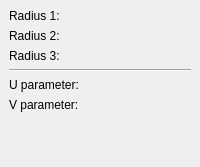
        <widget class="QWidget" name="Page5_ellipsoid">
         <layout class="QGridLayout">
          <property name="leftMargin">
           <number>9</number>
          </property>
          <property name="topMargin">
           <number>9</number>
          </property>
          <property name="rightMargin">
           <number>9</number>
          </property>
          <property name="bottomMargin">
           <number>9</number>
          </property>
          <property name="spacing">
           <number>6</number>
          </property>
          <item row="0" column="0">
           <layout class="QGridLayout">
            <property name="leftMargin">
             <number>0</number>
            </property>
            <property name="topMargin">
             <number>0</number>
            </property>
            <property name="rightMargin">
             <number>0</number>
            </property>
            <property name="bottomMargin">
             <number>0</number>
            </property>
            <property name="spacing">
             <number>6</number>
            </property>
            <item row="0" column="0">
             <widget class="QLabel" name="textLabel21">
              <property name="text">
               <string>Radius 1:</string>
              </property>
             </widget>
            </item>
            <item row="0" column="1">
             <widget class="Gui::QuantitySpinBox" name="ellipsoidRadius1" native="true">
              <property name="keyboardTracking" stdset="0">
               <bool>false</bool>
              </property>
              <property name="unit" stdset="0">
               <string notr="true">mm</string>
              </property>
              <property name="value" stdset="0">
               <double>2.000000000000000</double>
              </property>
             </widget>
            </item>
            <item row="1" column="0">
             <widget class="QLabel" name="textLabel22">
              <property name="text">
               <string>Radius 2:</string>
              </property>
             </widget>
            </item>
            <item row="1" column="1">
             <widget class="Gui::QuantitySpinBox" name="ellipsoidRadius2" native="true">
              <property name="keyboardTracking" stdset="0">
               <bool>false</bool>
              </property>
              <property name="unit" stdset="0">
               <string notr="true">mm</string>
              </property>
              <property name="value" stdset="0">
               <double>4.000000000000000</double>
              </property>
             </widget>
            </item>
            <item row="2" column="0">
             <widget class="QLabel" name="textLabel23">
              <property name="text">
               <string>Radius 3:</string>
              </property>
             </widget>
            </item>
            <item row="2" column="1">
             <widget class="Gui::QuantitySpinBox" name="ellipsoidRadius3" native="true">
              <property name="keyboardTracking" stdset="0">
               <bool>false</bool>
              </property>
              <property name="unit" stdset="0">
               <string notr="true">mm</string>
              </property>
              <property name="value" stdset="0">
               <double>4.000000000000000</double>
              </property>
             </widget>
            </item>
           </layout>
          </item>
          <item row="1" column="0">
           <widget class="Line" name="line_5">
            <property name="frameShape">
             <enum>QFrame::HLine</enum>
            </property>
            <property name="frameShadow">
             <enum>QFrame::Sunken</enum>
            </property>
           </widget>
          </item>
          <item row="2" column="0">
           <layout class="QGridLayout">
            <property name="leftMargin">
             <number>0</number>
            </property>
            <property name="topMargin">
             <number>0</number>
            </property>
            <property name="rightMargin">
             <number>0</number>
            </property>
            <property name="bottomMargin">
             <number>0</number>
            </property>
            <property name="spacing">
             <number>6</number>
            </property>
            <item row="0" column="0">
             <widget class="QLabel" name="label23">
              <property name="text">
               <string>U parameter:</string>
              </property>
             </widget>
            </item>
            <item row="0" column="1">
             <widget class="Gui::QuantitySpinBox" name="ellipsoidAngle3" native="true">
              <property name="keyboardTracking" stdset="0">
               <bool>false</bool>
              </property>
              <property name="unit" stdset="0">
               <string notr="true">deg</string>
              </property>
              <property name="value" stdset="0">
               <double>360.000000000000000</double>
              </property>
             </widget>
            </item>
            <item row="1" column="0">
             <widget class="QLabel" name="label24">
              <property name="text">
               <string>V parameter:</string>
              </property>
             </widget>
            </item>
            <item row="1" column="1">
             <widget class="Gui::QuantitySpinBox" name="ellipsoidAngle1" native="true">
              <property name="keyboardTracking" stdset="0">
               <bool>false</bool>
              </property>
              <property name="unit" stdset="0">
               <string notr="true">deg</string>
              </property>
              <property name="value" stdset="0">
               <double>-90.000000000000000</double>
              </property>
             </widget>
            </item>
            <item row="2" column="0">
             <spacer>
              <property name="orientation">
               <enum>Qt::Horizontal</enum>
              </property>
              <property name="sizeType">
               <enum>QSizePolicy::Preferred</enum>
              </property>
              <property name="sizeHint" stdset="0">
               <size>
                <width>81</width>
                <height>20</height>
               </size>
              </property>
             </spacer>
            </item>
            <item row="2" column="1">
             <widget class="Gui::QuantitySpinBox" name="ellipsoidAngle2" native="true">
              <property name="keyboardTracking" stdset="0">
               <bool>false</bool>
              </property>
              <property name="unit" stdset="0">
               <string notr="true">deg</string>
              </property>
              <property name="value" stdset="0">
               <double>90.000000000000000</double>
              </property>
             </widget>
            </item>
           </layout>
          </item>
          <item row="3" column="0">
           <spacer>
            <property name="orientation">
             <enum>Qt::Vertical</enum>
            </property>
            <property name="sizeHint" stdset="0">
             <size>
              <width>20</width>
              <height>20</height>
             </size>
            </property>
           </spacer>
          </item>
         </layout>
        </widget>
